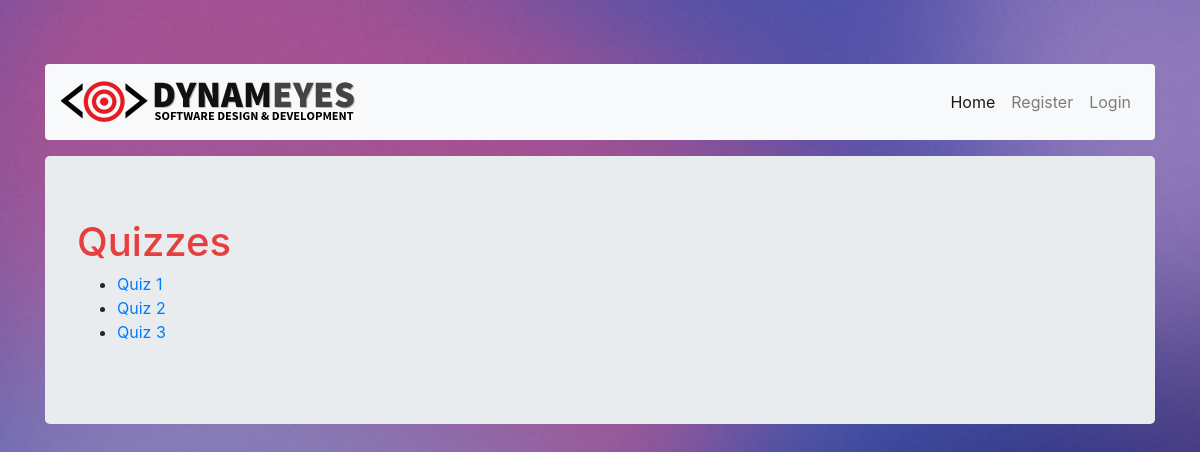
The app's page /, older data.
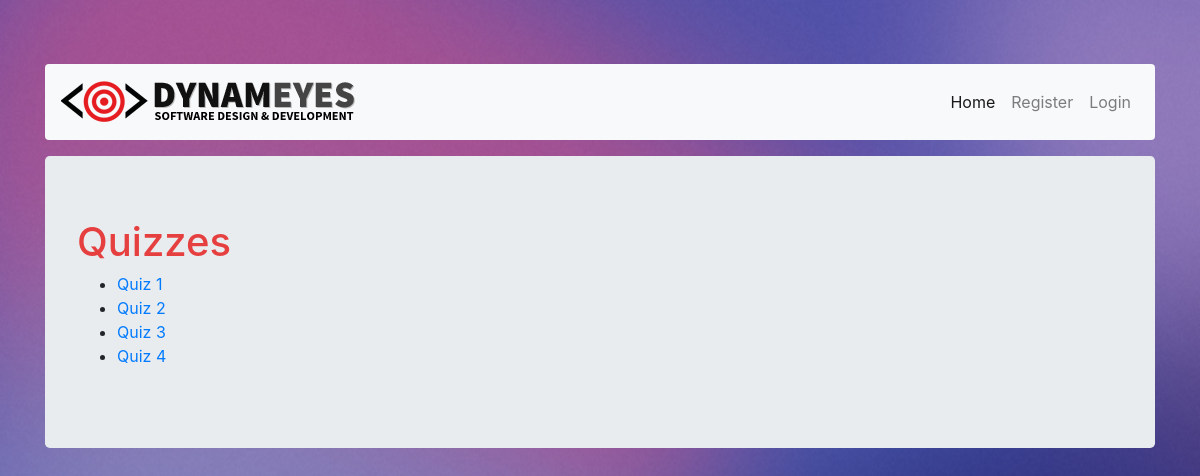
The same page, newer data.
### quiz/models.py (models this page shows, shortened)
class Quiz(models.Model):
    quiz_title = models.CharField(max_length=200)
    pub_date = models.DateTimeField('date published', auto_now_add=True)
    expiration = models.DateTimeField('expiration date')
    class Meta:
        verbose_name_plural = 'quizzes'

### quiz/views.py (the view)
# urls.py: url(r'^$', views.index, name='index'),
def index(request):
    queryset = Quiz.objects.all()
    context = {
        'objects_quiz': queryset,
        'title': "Quiz Builder",
    }
    return render(request, 'index.html', context)

### quiz/templates/index.html
{% extends 'base.html' %}
{% block content %}
    {% include 'nav.html' %}
    <div class="jumbotron">
        <h1>Quizzes</h1>
        <ul>
            {% for obj in objects_quiz %}
                <li>
                    <a href="/quiz/{{ obj.id }}">
                        {{ obj.quiz_title }}
                    </a>
                </li>
            {% endfor %}
        </ul>
    </div>
{% endblock %}

Row changes from the older to the newer data that the page shows:
added Quiz: quiz_title "Quiz 4"
